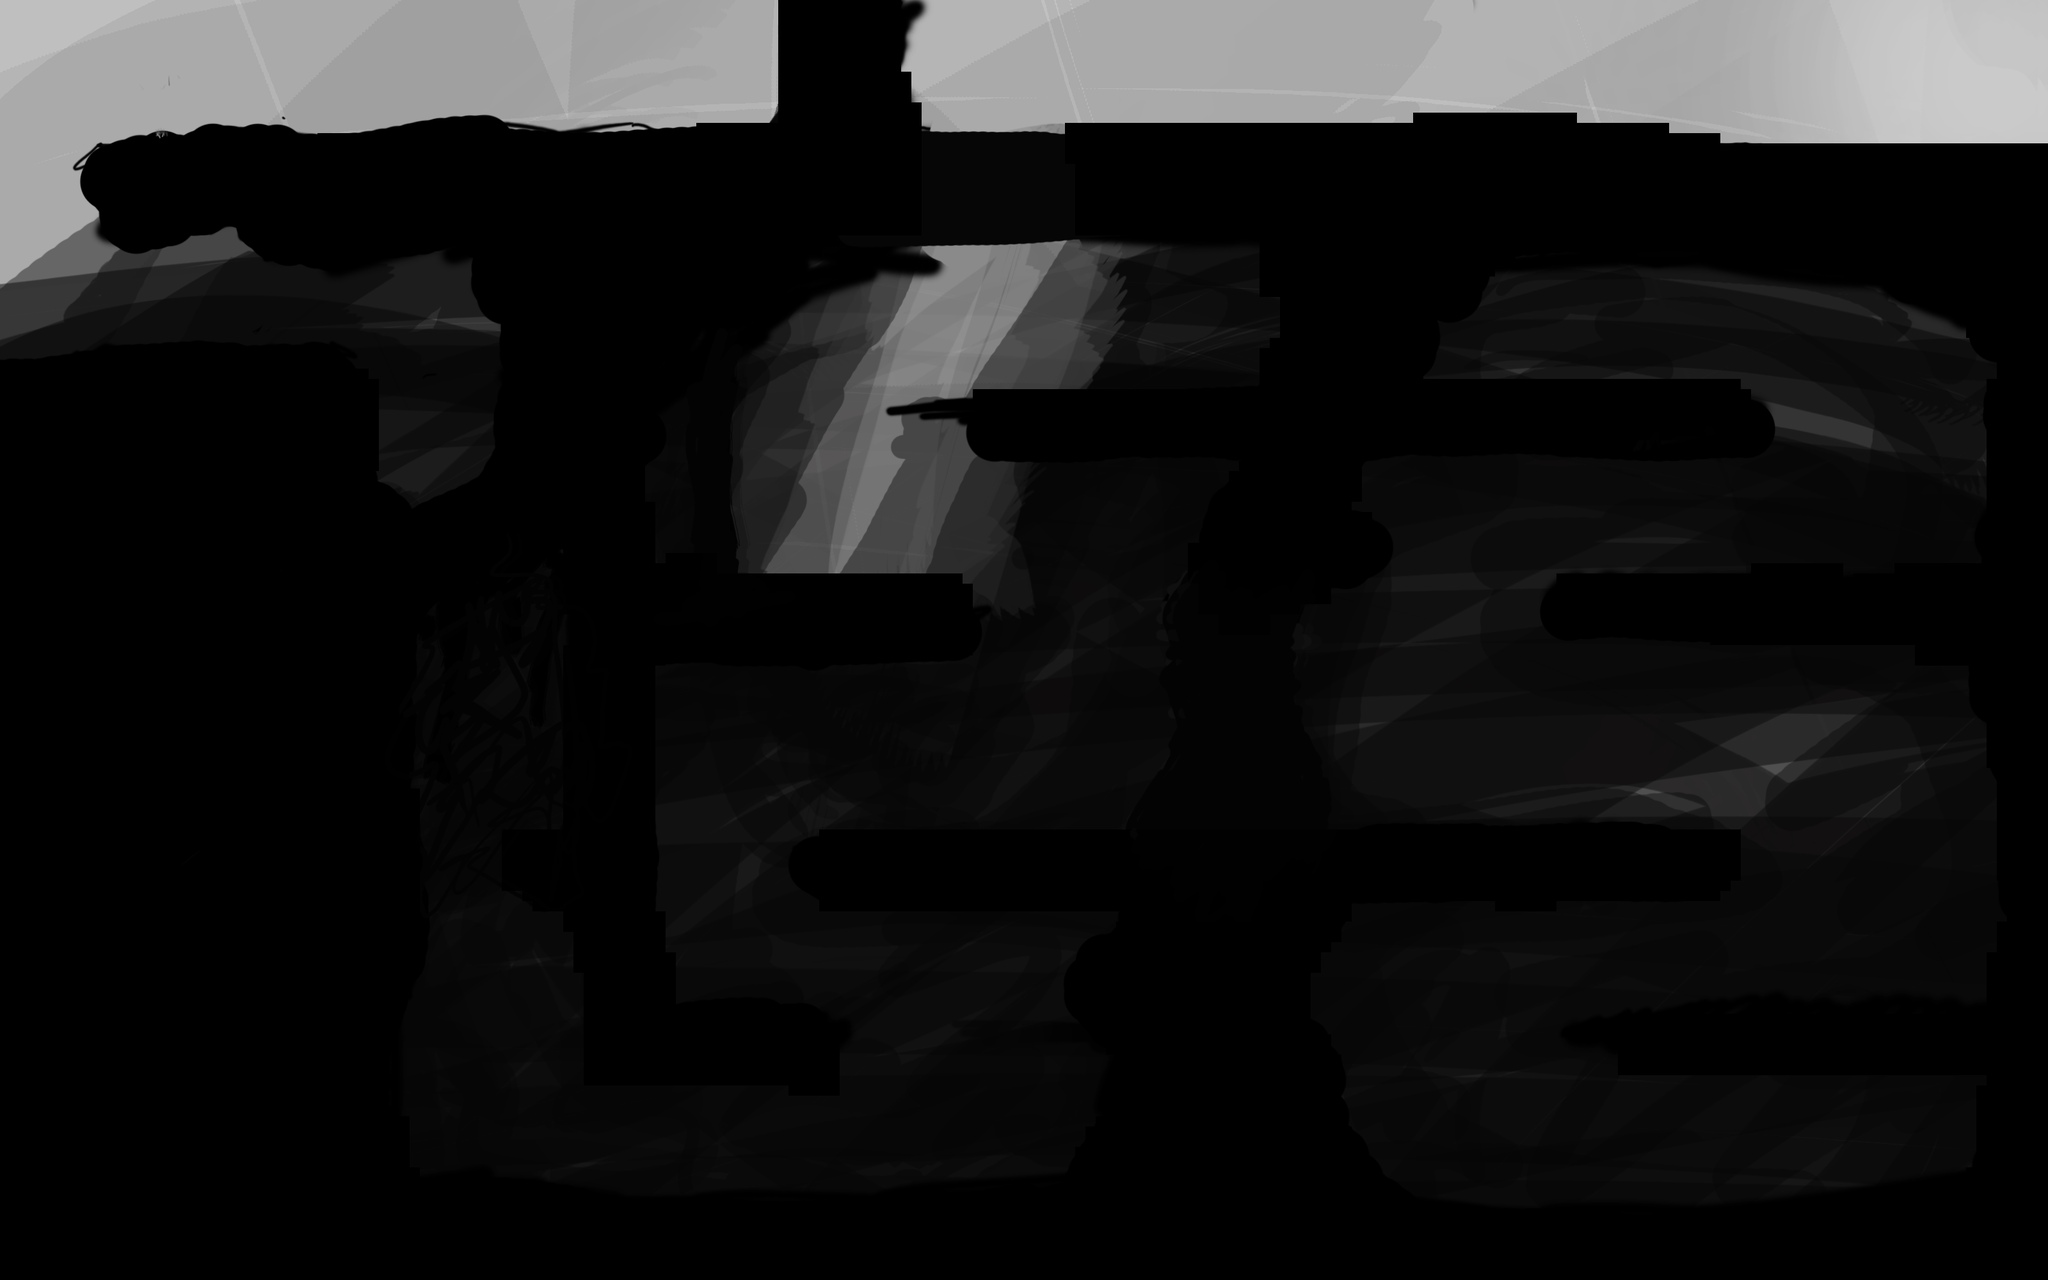

This game map was drawn from its Tiled (.tmx) file and the tilesets committed beside it. A one-line description and the trimmed map source follow:
An orthogonal 200x125 tile map with 16x16 px tiles, 3 tile layers (Background, walking ground, foreground), 2 tilesets.

<map version="1.2" tiledversion="1.3.2" orientation="orthogonal" renderorder="right-down" compressionlevel="-1" width="200" height="125" tilewidth="16" tileheight="16" infinite="0" nextlayerid="5" nextobjectid="1">
 <tileset firstgid="1" name="level 2" tilewidth="16" tileheight="16" tilecount="25000" columns="200">
  <image source="level 2.png" width="3200" height="2000" />
 </tileset>
 <tileset firstgid="25001" name="level 2 foreground" tilewidth="16" tileheight="16" tilecount="25000" columns="200">
  <image source="level 2 foreground.png" width="3200" height="2000" />
 </tileset>
 <layer id="2" name="Background" width="200" height="125" opacity="0.8">
  <data>[25000 cells, 25000 non-empty, 24875 distinct tile ids]</data>
 </layer>
 <layer id="4" name="walking ground" width="200" height="125">
  <data>[25000 cells, 11168 non-empty, 74 distinct tile ids]</data>
 </layer>
 <layer id="3" name="foreground" width="200" height="125" opacity="0.24">
  <data>[25000 cells, 15456 non-empty, 15456 distinct tile ids]</data>
 </layer>
</map>
